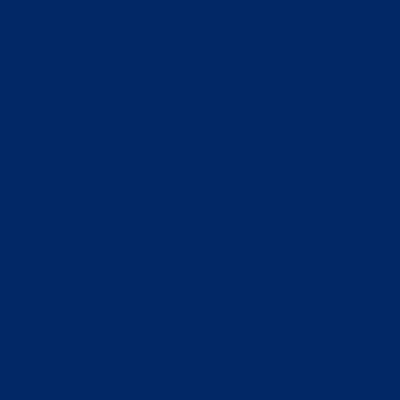
Frame 1 (no input)
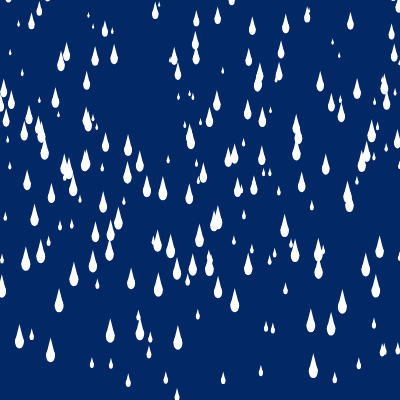
Frame 60 (no input)
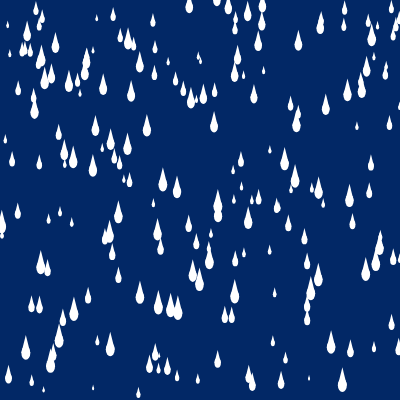
Frame 120 (the mouse pressed at the canvas centre since frame 60)

The p5.js sketch that drew these frames (run headless with seeded random() and noise() and a simulated clock; from frame 60 on, the mouse is pressed at the canvas centre):

// p5.js sketch
// ── sketch.js
var drops = [];
function setup() { 
  createCanvas(400, 400);
  for(var i = 0; i < 300; i++) {
    drops.push(new Drop());
  }
} 

function draw() { 
  background(2, 40, 102);
	 stroke(0);
  for(var i = 0; i < drops.length; i++) {
   drops[i].display(); 
    drops[i].fall();
  }

}

 function Drop() {
   
   this.x = random(width);
   this.y = random(-500, -50);
   this.size = random(2, 9);
   this.speed = map(this.size, 1, 2, 1, 20);
  
   this.fall = function() {
    this.y =  this.y + this.speed;
     var grav = map(this.size, 1, 2, 0, 0.02);
     this.speed = this.speed + grav;
     
     if(this.y > height) {
       this.y = random(-200, -100);
      this.speed = map(this.size, 1, 5, 3, 10);
     }
   }
   
   this.display = function() {
  fill("white");
	noStroke();
	triangle(this.x - this.size/2, this.y, this.x, this.y-(this.size*2), this.x + this.size/2, this.y);
	ellipse(this.x, this.y, this.size, this.size*1.5);
   }
}
